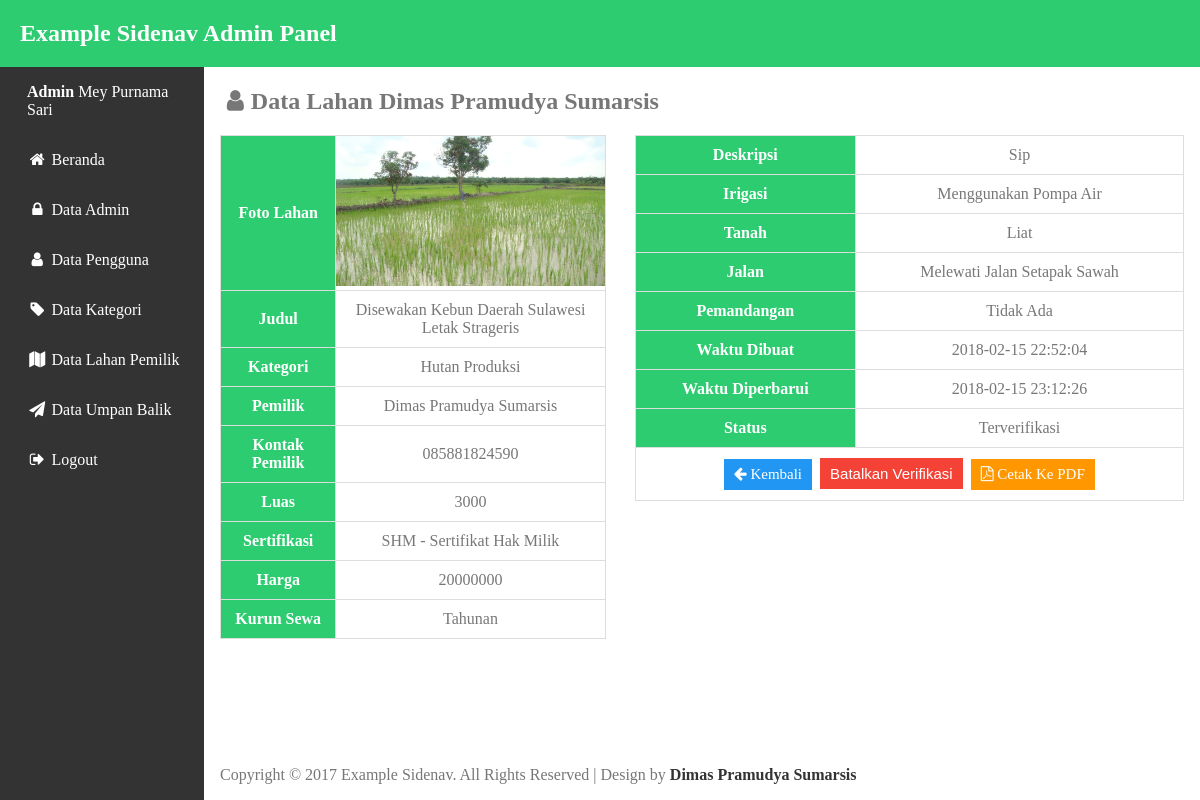
The app's page /adm/fieldView.php?id_lahan=24 (signed in), older data.
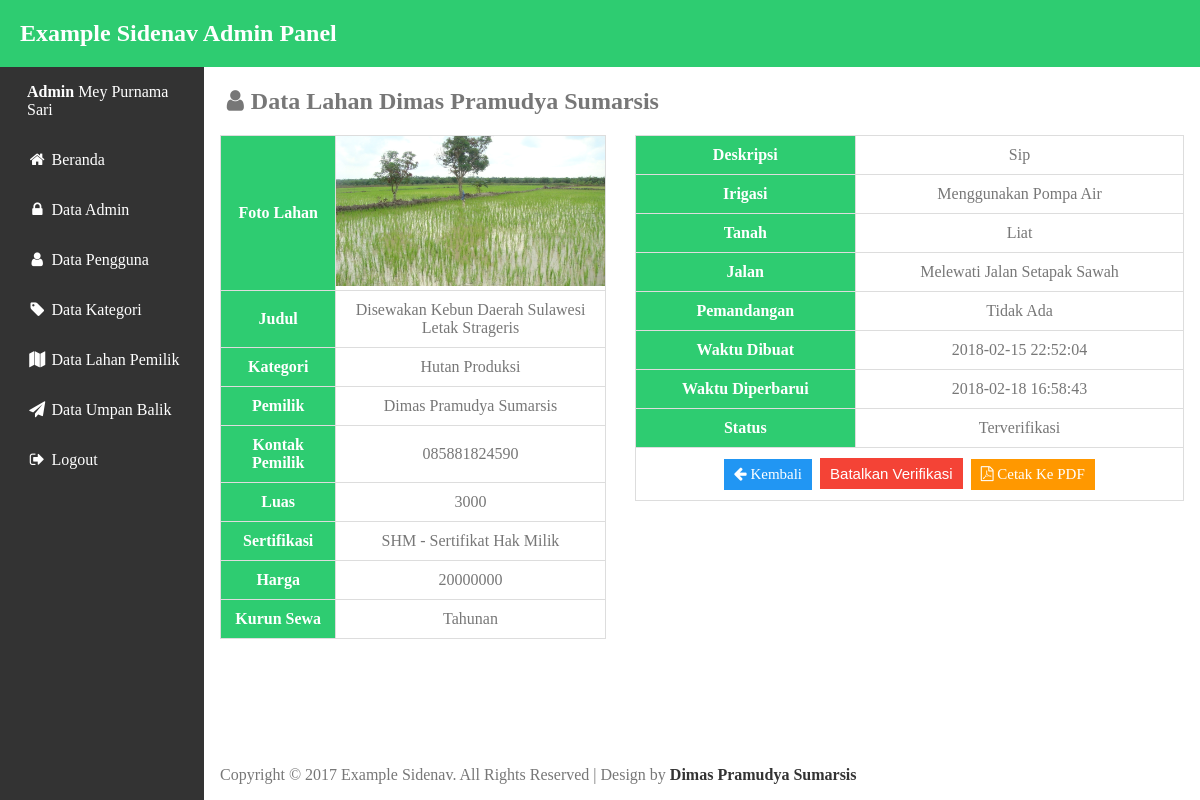
The same page, newer data.
### tables this page shows
CREATE TABLE `tb_lahan` (
  `id_lahan` int(11) NOT NULL,
  `id_user` int(11) NOT NULL,
  `id_kategori` int(11) NOT NULL,
  `judul` varchar(100) NOT NULL,
  `alamat_lahan` varchar(100) NOT NULL,
  `luas` varchar(7) NOT NULL,
  `sertifikasi` varchar(60) NOT NULL,
  `deskripsi` text NOT NULL,
  `harga` int(11) NOT NULL,
  `kurun_sewa` varchar(10) NOT NULL,
  `status` varchar(20) NOT NULL,
  `kondisi` varchar(10) NOT NULL,
  `fasilitas_irigasi` varchar(60) NOT NULL,
  `fasilitas_tanah` varchar(60) NOT NULL,
  `fasilitas_jalan` varchar(60) NOT NULL,
  `fasilitas_pemandangan` varchar(60) NOT NULL,
  `foto_lahan` varchar(255) NOT NULL,
  `fieldCreate_at` varchar(100) DEFAULT NULL,
  `fieldUpdate_at` varchar(100) DEFAULT NULL
);

CREATE TABLE `tb_user` (
  `id_user` int(8) NOT NULL,
  `nama_depan` varchar(15) NOT NULL,
  `nama_belakang` varchar(60) NOT NULL,
  `email` varchar(60) NOT NULL,
  `password` varchar(255) NOT NULL,
  `alamat` varchar(100) NOT NULL,
  `telepon` varchar(13) NOT NULL,
  `profesi` varchar(20) NOT NULL,
  `foto` varchar(200) NOT NULL,
  `create_at` varchar(100) DEFAULT NULL,
  `update_at` varchar(100) DEFAULT NULL
);

CREATE TABLE `tb_kategori` (
  `id_kategori` int(11) NOT NULL,
  `kategori` varchar(20) NOT NULL,
  `create_at` varchar(100) DEFAULT NULL,
  `update_at` varchar(100) DEFAULT NULL
);

### adm/fieldView.php (the view, shortened to what this page needs)
<?php
    require_once "db.php";
    require_once "Admin.php";
    if(isset($_GET["id_lahan"])){
        $id = $_GET['id_lahan'];
        $sql = "SELECT * FROM tb_lahan INNER JOIN tb_user ON tb_lahan.id_user=tb_user.id_user INNER JOIN tb_kategori ON tb_lahan.id_kategori=tb_kategori.id_kategori WHERE id_lahan =:id_lahan";
        $stmt = $db->prepare($sql);
        $stmt->execute([':id_lahan'=>$id]);
        $data = $stmt->fetch();
    }else{
      header("Location: fieldData.php");
    }
 ?>
<!DOCTYPE html>
<html>
<head>
<link rel="stylesheet" type="text/css" href="css/style.css">
<link rel="stylesheet" href="css/font-awesome.min.css">
</head>
<body>
<?php include "template/header.php"; ?>
<div class="wrapper">
  <div class="content">
    <h2><i class="fa fa-user fa-fw" aria-hidden="true"></i>Data Lahan <?php echo $data['nama_depan'] . "&nbsp;" . $data['nama_belakang']; ?></h2>
      <table class="table-data">
        <tr><th class="data-column">Foto Lahan</th><td style="padding: 0px 0px;"><img src="../ui/images/<?php echo $data['foto_lahan'] ?>" width="100%" height="150px"></td></tr>
        <tr><th class="data-column">Judul</th><td><?php echo $data['judul']?></td></tr>
        <tr><th>Kategori</th><td><?php echo $data['kategori']; ?></td></tr>
        <tr><th>Pemilik</th><td><?php echo $data['nama_depan'] . '&nbsp;' . $data['nama_belakang'] ?></td></tr>
        <tr><th>Kontak Pemilik</th><td><?php echo $data['telepon']; ?></td></tr>
        <tr><th>Luas</th><td><?php echo $data['luas']; ?></td></tr>
        <tr><th>Sertifikasi</th><td><?php echo $data['sertifikasi']; ?></td></tr>
        <tr><th>Harga</th><td><?php echo $data['harga']; ?></td></tr>
        <tr><th>Kurun Sewa</th><td><?php echo $data['kurun_sewa']; ?></td></tr>
      </table>
      <table class="table-data-kanan">
        <tr><th>Deskripsi</th><td><?php echo $data['deskripsi']; ?></td></tr>
        <tr><th>Irigasi</th><td><?php echo $data['fasilitas_irigasi']; ?></td></tr>
        <tr><th>Tanah</th><td><?php echo $data['fasilitas_tanah']; ?></td></tr>
        <tr><th>Jalan</th><td><?php echo $data['fasilitas_jalan']; ?></td></tr>
        <tr><th>Pemandangan</th><td><?php echo $data['fasilitas_pemandangan']; ?></td></tr>
        <tr><th>Waktu Dibuat</th><td><?php echo $data['fieldCreate_at']; ?></td></tr>
        <tr><th>Waktu Diperbarui</th><td><?php echo $data['fieldUpdate_at']; ?></td></tr>
        <tr><th>Status</th><td><?php echo $data['status']; ?></td></tr>
        <form action="fieldProses.php" method="post">
        <tr><td colspan=2><a href="fieldData.php" class="btn act info" title="Kembali"><i class="fa fa-arrow-left"></i> Kembali</a>
        <?php if($data['status'] == "Terverifikasi"){?>
        <input type="submit" name="kirim-edit" class="btn act danger" value="Batalkan Verifikasi">
        <?php }else{ ?>
        <input type="hidden" name="id_lahan" value="<?php echo $data['id_lahan'] ?>">
        <input type="hidden" name="status" value="Terverifikasi">
        <input type="submit" name="kirim-edit" class="btn act success" value="Verifikasi Iklan Ini">
        <?php } ?>
        <a href="fpdf/FieldPDF.php?id_lahan=<?php echo $data['id_lahan'] ?>" target="_blank" class="btn act warning" title="Kembali"><i class="fa fa-file-pdf-o"></i> Cetak Ke PDF</a>
        </td></tr>
        </form>
      </table>
<?php include "template/footer.php"; ?>
</div>
</body>
</html>

Row changes from the older to the newer data that the page shows:
changed tb_lahan "Disewakan Kebun Daerah Sulawesi Letak Strageris": fieldUpdate_at "2018-02-15 23:12:26" → "2018-02-18 16:58:43"
